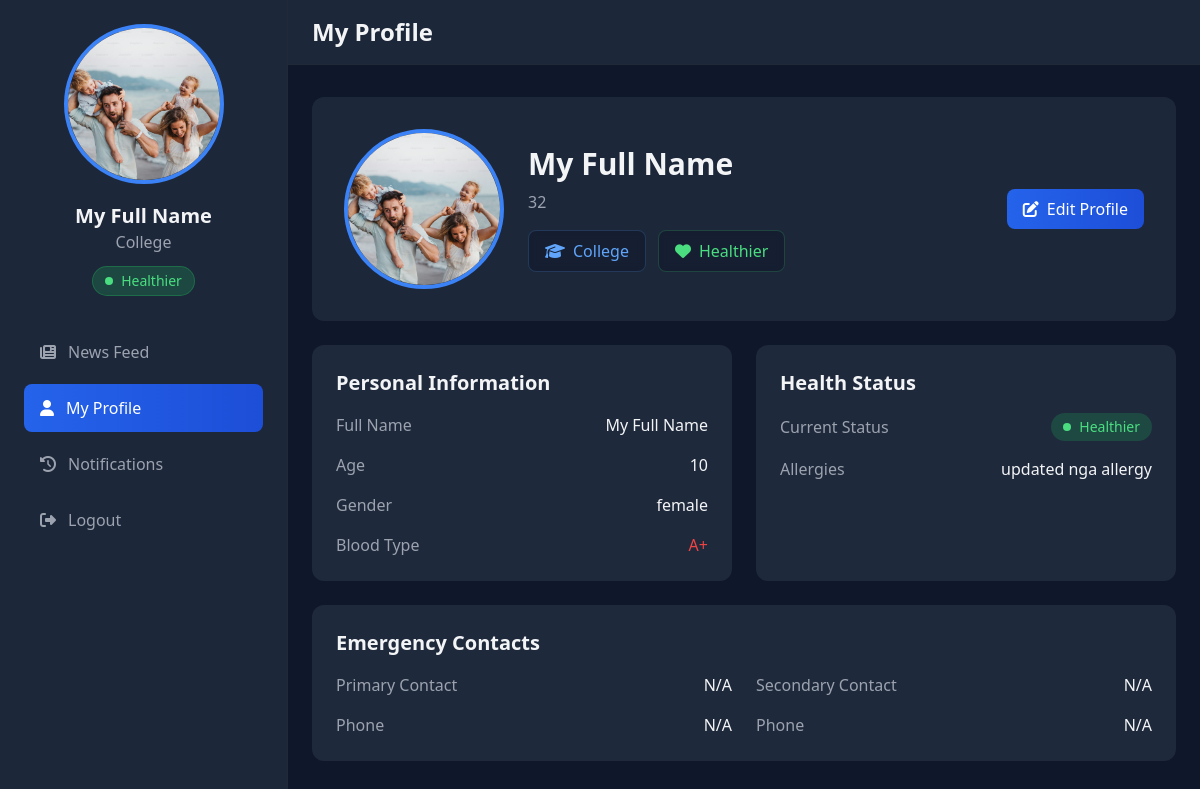
The app's page /dist/student/myprofile.php (signed in), older data.
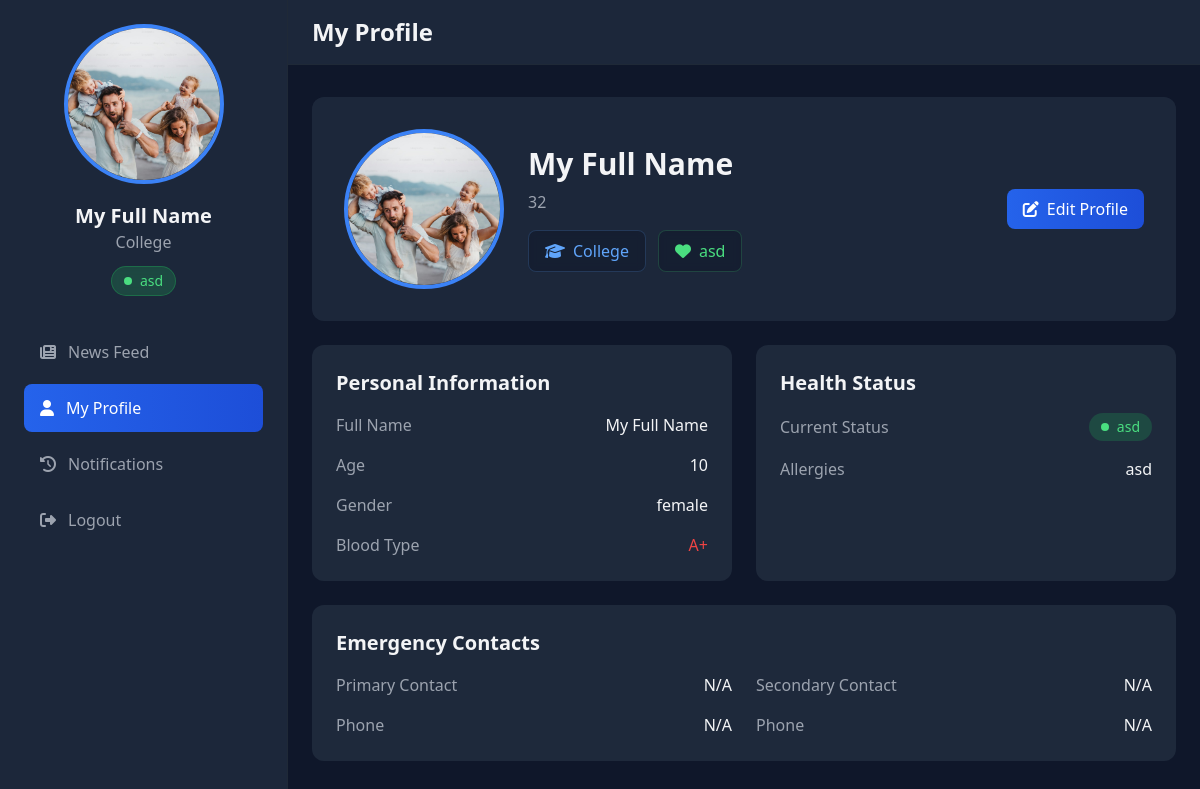
The same page, newer data.
### tables this page shows
CREATE TABLE `user` (
  `u_id` int(11) NOT NULL,
  `u_fn` varchar(50) NOT NULL,
  `u_email` varchar(50) NOT NULL,
  `u_bt` enum('A+','A-','B+','B-','AB+','AB-','O+','O-') NOT NULL,
  `u_password` varchar(150) NOT NULL,
  `u_type` enum('student','doctor') NOT NULL,
  `u_grade` varchar(50) NOT NULL,
  `u_hs` varchar(50) NOT NULL,
  `u_h` varchar(50) NOT NULL,
  `u_gender` enum('male','female','others') NOT NULL,
  `u_allergy` varchar(50) NOT NULL,
  `u_age` int(50) NOT NULL,
  `u_pc` varchar(50) NOT NULL,
  `u_sc` varchar(50) NOT NULL,
  `u_pcn` varchar(50) NOT NULL,
  `u_scn` varchar(50) NOT NULL,
  `u_image` varchar(50) NOT NULL
);

### dist/student/myprofile.php (the view, shortened to what this page needs)
<?php
$conn = new mysqli('localhost', 'root', '', 'clinic_db');
$user_id = $_SESSION['user_id'];
$stmt = $conn->prepare("SELECT u_fn, u_email, u_bt, u_grade, u_hs, u_h, u_gender, u_allergy, u_age, u_image FROM user WHERE u_id = ?");
$stmt->bind_param("i", $user_id);
$stmt->execute();
$result = $stmt->get_result();
$user_data = $result->fetch_assoc();
$user_name = $user_data['u_fn'] ?? 'User';
$blood_type = $user_data['u_bt'] ?? 'N/A';
$grade = $user_data['u_grade'] ?? 'N/A';
$health_status = $user_data['u_hs'] ?? 'N/A';
$gender = $user_data['u_gender'] ?? 'N/A';
$allergy = $user_data['u_allergy'] ?? 'N/A';
$age = $user_data['u_age'] ?? '0';
$primaryContact = $user_data['u_pc'] ?? 'N/A';
$primaryNumber = $user_data['u_pcn'] ?? 'N/A';
$secondaryContact = $user_data['u_sc'] ?? 'N/A';
$secondaryNumber = $user_data['u_scn'] ?? 'N/A';
?>
<!DOCTYPE html>
<html lang="en">
<head>
    <script src="https://cdn.tailwindcss.com"></script>
    <link rel="stylesheet" href="https://cdnjs.cloudflare.com/ajax/libs/font-awesome/6.4.2/css/all.min.css">
</head>
<body class="bg-dark-200 text-gray-100">
    <div class="flex flex-col lg:flex-row min-h-screen">
        <aside class="w-full lg:w-72 bg-dark-100/95 backdrop-blur-md border-r border-gray-800 lg:fixed h-auto lg:h-full animate-slide-in">
            <div class="p-4 lg:p-6">
                <div class="text-center mb-6 lg:mb-8">
                    <div class="relative inline-block group">
                        <img src="<?php echo !empty($user_data['u_image']) ? htmlspecialchars($user_data['u_image']) : '/uploads/profiles/'; ?>"
                            class="w-32 h-32 lg:w-40 lg:h-40 rounded-full object-cover border-4 border-blue-500 transition-transform duration-300 group-hover:scale-105">
                    </div>
                    <h4 class="text-lg lg:text-xl font-bold mt-3">
                        <?php echo htmlspecialchars($user_name); ?>
                    </h4>
                    <p class="text-gray-400">
                        <?php echo htmlspecialchars($grade); ?>
                    </p>
                    <div class="mt-3 inline-flex items-center px-3 py-1 rounded-full text-sm font-medium bg-green-500/20 text-green-400 backdrop-blur-sm border border-green-500/30">
                        <span class="w-2 h-2 mr-2 rounded-full bg-green-400"></span>
                        <?php echo htmlspecialchars($health_status); ?>
                    </div>
                </div>
                <nav class="space-y-2">
                    <a href="student.php"
                        class="flex items-center space-x-3 px-4 py-3 rounded-lg hover:bg-dark-400 text-gray-400 hover:text-white transition-all duration-300 transform hover:translate-x-1">
                        <i class="fas fa-newspaper"></i>
                        <span>News Feed</span>
                    </a>
                    <a href="myprofile.php"
                        class="flex items-center space-x-3 px-4 py-3 rounded-lg bg-gradient-to-r from-blue-600 to-blue-700 text-white hover:from-blue-700 hover:to-blue-800 transition-all duration-300 transform hover:translate-x-1">
                        <i class="fas fa-user"></i>
                        <span>My Profile</span>
                    </a>
                    <a href="health-history.php"
                        class="flex items-center space-x-3 px-4 py-3 rounded-lg hover:bg-dark-400 text-gray-400 hover:text-white transition-all duration-300 transform hover:translate-x-1">
                        <i class="fas fa-history"></i>
                        <span>Notifications</span>
                    </a>
                    <a href="../auth/login.php"
                        class="flex items-center space-x-3 px-4 py-3 rounded-lg hover:bg-dark-400 text-gray-400 hover:text-white transition-all duration-300 transform hover:translate-x-1">
                        <i class="fas fa-sign-out-alt"></i>
                        <span>Logout</span>
                    </a>
                </nav>
            </div>
        </aside>
        <main class="flex-1 lg:ml-72">
            <header class="bg-dark-100/95 backdrop-blur-md border-b border-gray-800 px-4 lg:px-6 py-4">
                <div class="flex flex-col sm:flex-row items-center justify-between gap-4">
                    <h1 class="text-2xl font-bold">My Profile</h1>
                </div>
            </header>
            <div class="container mx-auto px-6 py-8">
                <div class="max-w-4xl mx-auto">
                    <div class="bg-dark-100/95 backdrop-blur-md rounded-xl p-6 lg:p-8 mb-6 animate-fade-in">
                        <div class="flex flex-col md:flex-row items-center gap-6">
                            <div class="relative group">
                                <img src="<?php echo !empty($user_data['u_image']) ? htmlspecialchars($user_data['u_image']) : '/uploads/profiles/'; ?>"
                                    class="w-32 h-32 lg:w-40 lg:h-40 rounded-full object-cover border-4 border-blue-500 transition-transform duration-300 group-hover:scale-105">
                            </div>
                            <div class="text-center md:text-left flex-1">
                                <h2 class="text-2xl lg:text-3xl font-bold mb-2">
                                    <?php echo htmlspecialchars($user_name); ?>
                                </h2>
                                <p class="text-gray-400 mb-4">
                                    <?php echo htmlspecialchars($user_id); ?>
                                </p>
                                <div class="flex flex-wrap justify-center md:justify-start gap-3">
                                    <span class="px-4 py-2 bg-dark-300/50 backdrop-blur-sm rounded-lg text-blue-400 border border-blue-400/20">
                                        <i class="fas fa-graduation-cap mr-2"></i><?php echo htmlspecialchars($grade); ?>
                                    </span>
                                    <span class="px-4 py-2 bg-dark-300/50 backdrop-blur-sm rounded-lg text-green-400 border border-green-400/20">
                                        <i class="fas fa-heart mr-2"></i><?php echo htmlspecialchars($health_status); ?>
                                    </span>
                                </div>
                            </div>
                            <button onclick="openEditModal()"
                                class="w-full md:w-auto bg-gradient-to-r from-blue-600 to-blue-700 hover:from-blue-700 hover:to-blue-800 text-white px-4 py-2 rounded-lg flex items-center justify-center gap-2 transition-all duration-300 transform hover:-translate-y-0.5">
                                <i class="fas fa-edit"></i>
                                Edit Profile
                            </button>
                        </div>
                    </div>
                    <div class="grid grid-cols-1 md:grid-cols-2 gap-6 mb-6">
                        <div class="bg-dark-100 rounded-xl p-6 animate-fade-in">
                            <h3 class="text-xl font-semibold mb-4">Personal Information</h3>
                            <div class="space-y-4">
                                <div class="flex justify-between items-center">
                                    <span class="text-gray-400">Full Name</span>
                                    <span class="font-medium">
                                        <?php echo htmlspecialchars($user_name); ?>
                                    </span>
                                </div>
                                <div class="flex justify-between items-center">
                                    <span class="text-gray-400">Age</span>
                                    <span class="font-medium">
                                        <?php echo htmlspecialchars($age); ?>
                                    </span>
                                </div>
                                <div class="flex justify-between items-center">
                                    <span class="text-gray-400">Gender</span>
                                    <span class="font-medium">
                                        <?php echo htmlspecialchars($gender); ?>
                                    </span>
                                </div>
                                <div class="flex justify-between items-center">
                                    <span class="text-gray-400">Blood Type</span>
                                    <span class="font-medium text-red-500">
                                        <?php echo htmlspecialchars($blood_type); ?>
                                    </span>
                                </div>
                            </div>
                        </div>
                        <div class="bg-dark-100 rounded-xl p-6 animate-fade-in">
                            <h3 class="text-xl font-semibold mb-4">Health Status</h3>
                            <div class="space-y-4">
                                <div class="flex justify-between items-center">
                                    <span class="text-gray-400">Current Status</span>
                                    <span class="inline-flex items-center px-3 py-1 rounded-full text-sm font-medium bg-green-500/20 text-green-400">
                                        <span class="w-2 h-2 mr-2 rounded-full bg-green-400"></span>
                                        <?php echo htmlspecialchars($health_status); ?>
                                    </span>
                                </div>
                                <div class="flex justify-between items-center">
                                    <span class="text-gray-400">Allergies</span>
                                    <span class="font-medium">
                                        <?php echo htmlspecialchars($allergy); ?>
                                    </span>
                                </div>
                            </div>
                        </div>
                    </div>
                    <div class="bg-dark-100 rounded-xl p-6 animate-fade-in">
                        <h3 class="text-xl font-semibold mb-4">Emergency Contacts</h3>
                        <div class="grid grid-cols-1 md:grid-cols-2 gap-6">
                            <div class="space-y-4">
                                <div class="flex justify-between items-center">
                                    <span class="text-gray-400">Primary Contact</span>
                                    <span class="font-medium">
                                        <?php echo htmlspecialchars($primaryContact); ?>
                                    </span>
                                </div>
                                <div class="flex justify-between items-center">
                                    <span class="text-gray-400">Phone</span>
                                    <span class="font-medium">
                                        <?php echo htmlspecialchars($primaryNumber); ?>
                                    </span>
                                </div>
                            </div>
                            <div class="space-y-4">
                                <div class="flex justify-between items-center">
                                    <span class="text-gray-400">Secondary Contact</span>
                                    <span class="font-medium">
                                        <?php echo htmlspecialchars($secondaryContact); ?>
                                    </span>
                                </div>
                                <div class="flex justify-between items-center">
                                    <span class="text-gray-400">Phone</span>
                                    <span class="font-medium">
                                        <?php echo htmlspecialchars($secondaryNumber); ?>
                                    </span>
                                </div>
                            </div>
                        </div>
                    </div>
                </div>
            </div>
        </main>
    </div>
</body>
</html>

Row changes from the older to the newer data that the page shows:
changed user "My Full Name": u_hs "Healthier" → "asd"; u_allergy "updated nga allergy" → "asd"
